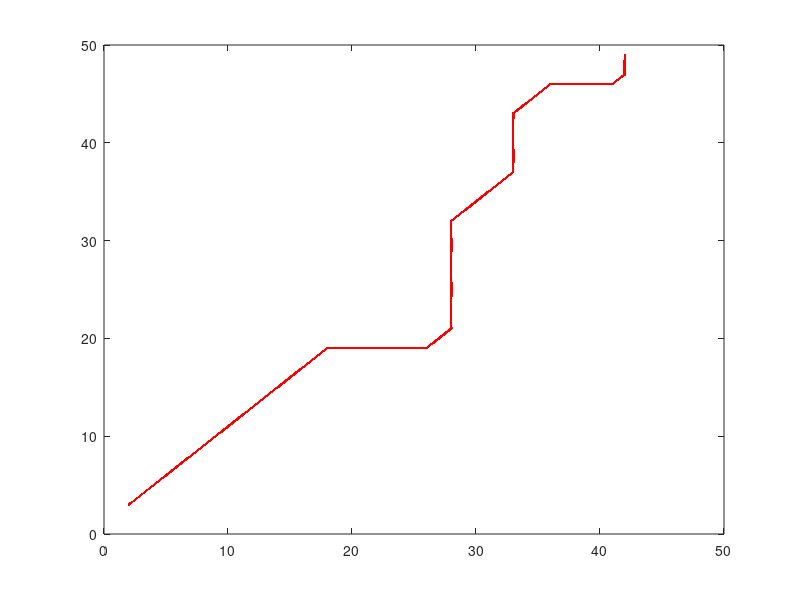

The MATLAB script that drew this image: (Note: this script raises an error after producing the figure.)
clear all;
close all;
clc;
load('test.mat');

%纯pid下几乎是最优参数，有一定容错空间，但也勿随意修改
kp = 125;
ki = 0.3;
kd = 500;

%最优路径的插值
pathin=zeros(9,2);
for i=1:59
    k=10*i-9;
    for j=1:9
        pathin(j,1)=path(k,1)+j*(path(k+1,1)-path(k,1))/10;
        pathin(j,2)=path(k,2)+j*(path(k+1,2)-path(k,2))/10;
    end
    path=[path(1:k,:);pathin;path(k+1:end,:)];
end

%这一层for循环是为了找参数
for k = 1:1
    intergral = 0;
    last_error =0;
    now_state=[1.5 3.5 3.14/4-0.5];
    kd =  500+30 *k;
    figure;
    plot(path(:,1),path(:,2),'r.');
    hold on;
    
    %不乘0.5的话，画出来的路径会过长，不知道为啥
    for i=1:length(path)*0.5 
        
        %在点到最优路径的所有距离中找出最小值，即垂线距离
        d = path(:,1:2) - now_state(1:2);
        all_distance = d(:,1).^2 + d(:,2).^2;
        [~,index] = min(all_distance);             
        min_dx = now_state(1) - path(index,1);
        min_dy = now_state(2) - path(index,2);
        
        error = (sin(now_state(3) - atan2(min_dy,min_dx))) * sqrt(min_dx*min_dx+min_dy*min_dy);
    %   设计error的关键点：
    %  1. error=f(点到直线的距离，角度偏差)，两个因素缺一不可
    %  2. 要能满足：小车在最优路径的左边时，让其角度减小，从而右转；反之则反
    %  该error的形式能将上述两点都满足
        
        %pid_value为控制量
        %TO_DO：增量式PID会不会好一点？要不要设积分环节的饱和限制？
        intergral = intergral + error;
        pid_value = kp*error + ki*intergral + kd*(error - last_error);
        last_error = error;
        
        %这里除100是为了让三个pid参数大100倍，好调一些
        action = [1, pid_value/100];
        new_state = actionmodel(now_state,action);
        
        plot(new_state(1),new_state(2),'b.');
        
        now_state = new_state;
    end
    
end


